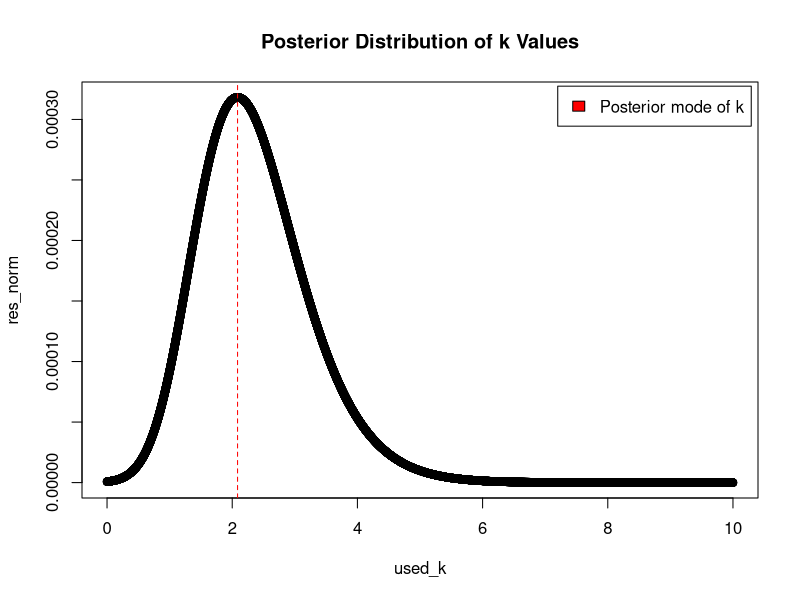

The R script that drew this image:


#3.a

# Function for the posterior distribution with n data points
p_cond <- function(y,mu,k){
  n = length(y)
  res = (1/(2*pi*besselI(k,0))^n) * exp(sum(k*cos(y-mu))-k)
  return(res) 
}



y= c(1.83, 2.02, 2.33, -2.79, 2.07, 2.02, -2.44, 2.14, 2.54, 2.23)

# Simulating 15000 posterior distribution over a k grid of 0-10 
N=1500
res = c()
used_k = c()
for (k in seq(0,10*N)){
  res = c(res,p_cond(y,2.51,k/N))
  used_k = c(used_k,k/N)
}

# Normalizing density values by dividing by total sum of densities
res_norm = res/sum(res)
# Plotting k values against densities
plot(used_k,res_norm, main = "Posterior Distribution of k Values")

# The mode of a distribution with a discrete random variable is the value of the term that occurs the most often
# i.e the value of k with the highest probability density
used_k[res==max(res)]
abline(v=used_k[res==max(res)], col = "red", type="l", lty=2)
legend("topright", inset=.01, c("Posterior mode of k"), fill=c("red"), )

#dense = density(res)





